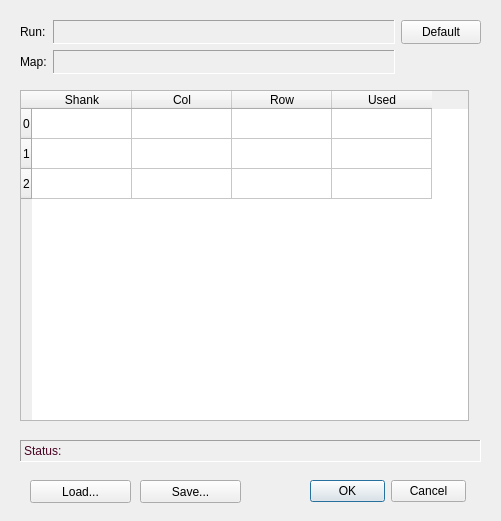
<?xml version="1.0" encoding="UTF-8"?>
<ui version="4.0">
 <class>ShankMapping</class>
 <widget class="QDialog" name="ShankMapping">
  <property name="geometry">
   <rect>
    <x>0</x>
    <y>0</y>
    <width>501</width>
    <height>521</height>
   </rect>
  </property>
  <property name="windowTitle">
   <string>Shank Mapping</string>
  </property>
  <widget class="QDialogButtonBox" name="buttonBox">
   <property name="geometry">
    <rect>
     <x>310</x>
     <y>480</y>
     <width>156</width>
     <height>23</height>
    </rect>
   </property>
   <property name="focusPolicy">
    <enum>Qt::StrongFocus</enum>
   </property>
   <property name="orientation">
    <enum>Qt::Horizontal</enum>
   </property>
   <property name="standardButtons">
    <set>QDialogButtonBox::Cancel|QDialogButtonBox::Ok</set>
   </property>
  </widget>
  <widget class="QWidget" name="gridLayoutWidget">
   <property name="geometry">
    <rect>
     <x>20</x>
     <y>20</y>
     <width>461</width>
     <height>54</height>
    </rect>
   </property>
   <layout class="QGridLayout" name="gridLayout">
    <item row="0" column="3">
     <widget class="QPushButton" name="defaultBut">
      <property name="sizePolicy">
       <sizepolicy hsizetype="Minimum" vsizetype="Preferred">
        <horstretch>0</horstretch>
        <verstretch>0</verstretch>
       </sizepolicy>
      </property>
      <property name="text">
       <string>Default</string>
      </property>
     </widget>
    </item>
    <item row="0" column="0">
     <widget class="QLabel" name="cfgHdr">
      <property name="sizePolicy">
       <sizepolicy hsizetype="Preferred" vsizetype="Preferred">
        <horstretch>0</horstretch>
        <verstretch>0</verstretch>
       </sizepolicy>
      </property>
      <property name="text">
       <string>Run:</string>
      </property>
     </widget>
    </item>
    <item row="1" column="0">
     <widget class="QLabel" name="mapHdr">
      <property name="text">
       <string>Map:</string>
      </property>
     </widget>
    </item>
    <item row="0" column="1" colspan="2">
     <widget class="QLabel" name="cfgLbl">
      <property name="enabled">
       <bool>true</bool>
      </property>
      <property name="sizePolicy">
       <sizepolicy hsizetype="Preferred" vsizetype="Preferred">
        <horstretch>1</horstretch>
        <verstretch>0</verstretch>
       </sizepolicy>
      </property>
      <property name="minimumSize">
       <size>
        <width>0</width>
        <height>23</height>
       </size>
      </property>
      <property name="palette">
       <palette>
        <active>
         <colorrole role="WindowText">
          <brush brushstyle="SolidPattern">
           <color alpha="255">
            <red>71</red>
            <green>3</green>
            <blue>34</blue>
           </color>
          </brush>
         </colorrole>
        </active>
        <inactive>
         <colorrole role="WindowText">
          <brush brushstyle="SolidPattern">
           <color alpha="255">
            <red>71</red>
            <green>3</green>
            <blue>34</blue>
           </color>
          </brush>
         </colorrole>
        </inactive>
        <disabled>
         <colorrole role="WindowText">
          <brush brushstyle="SolidPattern">
           <color alpha="255">
            <red>106</red>
            <green>104</green>
            <blue>100</blue>
           </color>
          </brush>
         </colorrole>
        </disabled>
       </palette>
      </property>
      <property name="frameShape">
       <enum>QFrame::Panel</enum>
      </property>
      <property name="frameShadow">
       <enum>QFrame::Sunken</enum>
      </property>
      <property name="lineWidth">
       <number>1</number>
      </property>
      <property name="text">
       <string/>
      </property>
     </widget>
    </item>
    <item row="1" column="1" colspan="2">
     <widget class="QLabel" name="mapLbl">
      <property name="enabled">
       <bool>true</bool>
      </property>
      <property name="sizePolicy">
       <sizepolicy hsizetype="Preferred" vsizetype="Preferred">
        <horstretch>1</horstretch>
        <verstretch>0</verstretch>
       </sizepolicy>
      </property>
      <property name="minimumSize">
       <size>
        <width>0</width>
        <height>23</height>
       </size>
      </property>
      <property name="palette">
       <palette>
        <active>
         <colorrole role="WindowText">
          <brush brushstyle="SolidPattern">
           <color alpha="255">
            <red>71</red>
            <green>3</green>
            <blue>34</blue>
           </color>
          </brush>
         </colorrole>
        </active>
        <inactive>
         <colorrole role="WindowText">
          <brush brushstyle="SolidPattern">
           <color alpha="255">
            <red>71</red>
            <green>3</green>
            <blue>34</blue>
           </color>
          </brush>
         </colorrole>
        </inactive>
        <disabled>
         <colorrole role="WindowText">
          <brush brushstyle="SolidPattern">
           <color alpha="255">
            <red>106</red>
            <green>104</green>
            <blue>100</blue>
           </color>
          </brush>
         </colorrole>
        </disabled>
       </palette>
      </property>
      <property name="frameShape">
       <enum>QFrame::Panel</enum>
      </property>
      <property name="frameShadow">
       <enum>QFrame::Sunken</enum>
      </property>
      <property name="lineWidth">
       <number>1</number>
      </property>
      <property name="text">
       <string/>
      </property>
     </widget>
    </item>
   </layout>
  </widget>
  <widget class="QLabel" name="statusLbl">
   <property name="enabled">
    <bool>true</bool>
   </property>
   <property name="geometry">
    <rect>
     <x>20</x>
     <y>440</y>
     <width>461</width>
     <height>22</height>
    </rect>
   </property>
   <property name="palette">
    <palette>
     <active>
      <colorrole role="WindowText">
       <brush brushstyle="SolidPattern">
        <color alpha="255">
         <red>71</red>
         <green>3</green>
         <blue>34</blue>
        </color>
       </brush>
      </colorrole>
     </active>
     <inactive>
      <colorrole role="WindowText">
       <brush brushstyle="SolidPattern">
        <color alpha="255">
         <red>71</red>
         <green>3</green>
         <blue>34</blue>
        </color>
       </brush>
      </colorrole>
     </inactive>
     <disabled>
      <colorrole role="WindowText">
       <brush brushstyle="SolidPattern">
        <color alpha="255">
         <red>106</red>
         <green>104</green>
         <blue>100</blue>
        </color>
       </brush>
      </colorrole>
     </disabled>
    </palette>
   </property>
   <property name="frameShape">
    <enum>QFrame::Panel</enum>
   </property>
   <property name="frameShadow">
    <enum>QFrame::Sunken</enum>
   </property>
   <property name="lineWidth">
    <number>1</number>
   </property>
   <property name="text">
    <string>Status:</string>
   </property>
  </widget>
  <widget class="QTableWidget" name="tableWidget">
   <property name="enabled">
    <bool>true</bool>
   </property>
   <property name="geometry">
    <rect>
     <x>20</x>
     <y>90</y>
     <width>449</width>
     <height>331</height>
    </rect>
   </property>
   <property name="sizePolicy">
    <sizepolicy hsizetype="Expanding" vsizetype="Expanding">
     <horstretch>0</horstretch>
     <verstretch>0</verstretch>
    </sizepolicy>
   </property>
   <property name="horizontalScrollBarPolicy">
    <enum>Qt::ScrollBarAlwaysOff</enum>
   </property>
   <row>
    <property name="text">
     <string>0</string>
    </property>
   </row>
   <row>
    <property name="text">
     <string>1</string>
    </property>
   </row>
   <row>
    <property name="text">
     <string>2</string>
    </property>
   </row>
   <column>
    <property name="text">
     <string>Shank</string>
    </property>
   </column>
   <column>
    <property name="text">
     <string>Col</string>
    </property>
   </column>
   <column>
    <property name="text">
     <string>Row</string>
    </property>
   </column>
   <column>
    <property name="text">
     <string>Used</string>
    </property>
   </column>
  </widget>
  <widget class="QPushButton" name="saveBut">
   <property name="geometry">
    <rect>
     <x>140</x>
     <y>480</y>
     <width>101</width>
     <height>23</height>
    </rect>
   </property>
   <property name="text">
    <string>Save...</string>
   </property>
  </widget>
  <widget class="QPushButton" name="loadBut">
   <property name="geometry">
    <rect>
     <x>30</x>
     <y>480</y>
     <width>101</width>
     <height>23</height>
    </rect>
   </property>
   <property name="text">
    <string>Load...</string>
   </property>
  </widget>
 </widget>
 <tabstops>
  <tabstop>buttonBox</tabstop>
  <tabstop>defaultBut</tabstop>
  <tabstop>tableWidget</tabstop>
  <tabstop>loadBut</tabstop>
  <tabstop>saveBut</tabstop>
 </tabstops>
 <resources/>
 <connections>
  <connection>
   <sender>buttonBox</sender>
   <signal>accepted()</signal>
   <receiver>ShankMapping</receiver>
   <slot>accept()</slot>
   <hints>
    <hint type="sourcelabel">
     <x>248</x>
     <y>254</y>
    </hint>
    <hint type="destinationlabel">
     <x>157</x>
     <y>274</y>
    </hint>
   </hints>
  </connection>
  <connection>
   <sender>buttonBox</sender>
   <signal>rejected()</signal>
   <receiver>ShankMapping</receiver>
   <slot>reject()</slot>
   <hints>
    <hint type="sourcelabel">
     <x>316</x>
     <y>260</y>
    </hint>
    <hint type="destinationlabel">
     <x>286</x>
     <y>274</y>
    </hint>
   </hints>
  </connection>
 </connections>
</ui>
